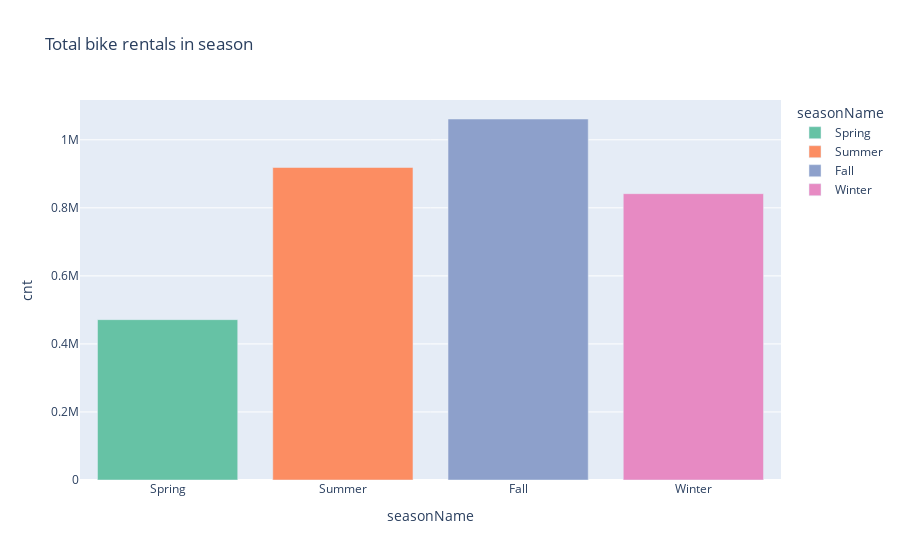

Notebook cell for this chart:
### Markdown cell above
## Few visualization to understand data more accurately. Using plotly for some interative plots

### Code cell
# we check season wise bike Usage

import plotly.express as px

season_order = ["Spring", "Summer", "Fall", "Winter"]

fig = px.bar(hour_data_update.groupby("seasonName")["cnt"].sum().reindex(season_order).reset_index(), 
             x="seasonName", y="cnt", title = "Total bike rentals in season", 
             color = "seasonName",color_discrete_sequence = px.colors.qualitative.Set2)

fig.show()

### Figure 1 — Plotly figure (JSON) as saved in the notebook; plotly's stock layout.template omitted (floating-point values rounded to 4 significant figures)
{"data": [{"hovertemplate": "seasonName=%{x}<br>cnt=%{y}<extra></extra>", "legendgroup": "Spring", "marker": {"color": "rgb(102,194,165)", "pattern": {"shape": ""}}, "name": "Spring", "orientation": "v", "showlegend": true, "textposition": "auto", "type": "bar", "x": ["Spring"], "xaxis": "x", "y": [471348], "yaxis": "y"}, {"hovertemplate": "seasonName=%{x}<br>cnt=%{y}<extra></extra>", "legendgroup": "Summer", "marker": {"color": "rgb(252,141,98)", "pattern": {"shape": ""}}, "name": "Summer", "orientation": "v", "showlegend": true, "textposition": "auto", "type": "bar", "x": ["Summer"], "xaxis": "x", "y": [918589], "yaxis": "y"}, {"hovertemplate": "seasonName=%{x}<br>cnt=%{y}<extra></extra>", "legendgroup": "Fall", "marker": {"color": "rgb(141,160,203)", "pattern": {"shape": ""}}, "name": "Fall", "orientation": "v", "showlegend": true, "textposition": "auto", "type": "bar", "x": ["Fall"], "xaxis": "x", "y": [1061129], "yaxis": "y"}, {"hovertemplate": "seasonName=%{x}<br>cnt=%{y}<extra></extra>", "legendgroup": "Winter", "marker": {"color": "rgb(231,138,195)", "pattern": {"shape": ""}}, "name": "Winter", "orientation": "v", "showlegend": true, "textposition": "auto", "type": "bar", "x": ["Winter"], "xaxis": "x", "y": [841613], "yaxis": "y"}], "layout": {"barmode": "relative", "legend": {"title": {"text": "seasonName"}, "tracegroupgap": 0}, "title": {"text": "Total bike rentals in season"}, "xaxis": {"anchor": "y", "categoryarray": ["Spring", "Summer", "Fall", "Winter"], "categoryorder": "array", "domain": [0, 1], "title": {"text": "seasonName"}}, "yaxis": {"anchor": "x", "domain": [0, 1], "title": {"text": "cnt"}}}}
